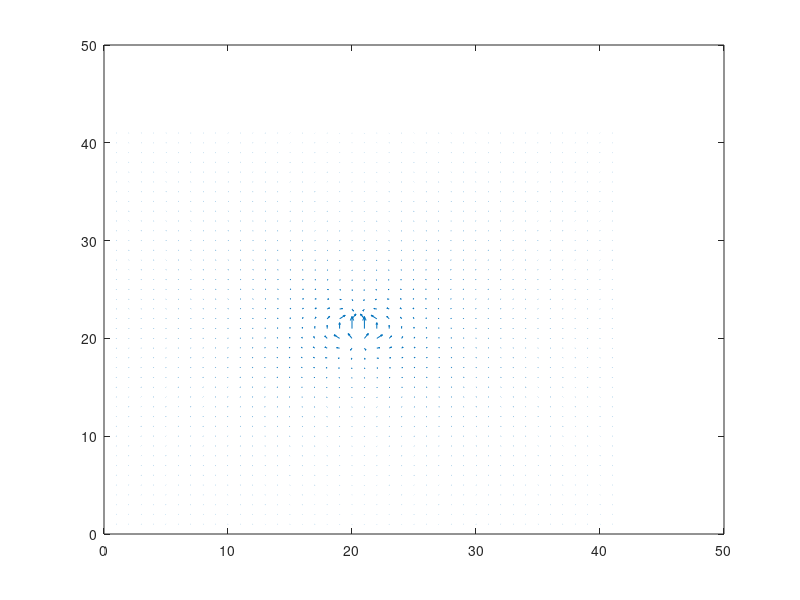
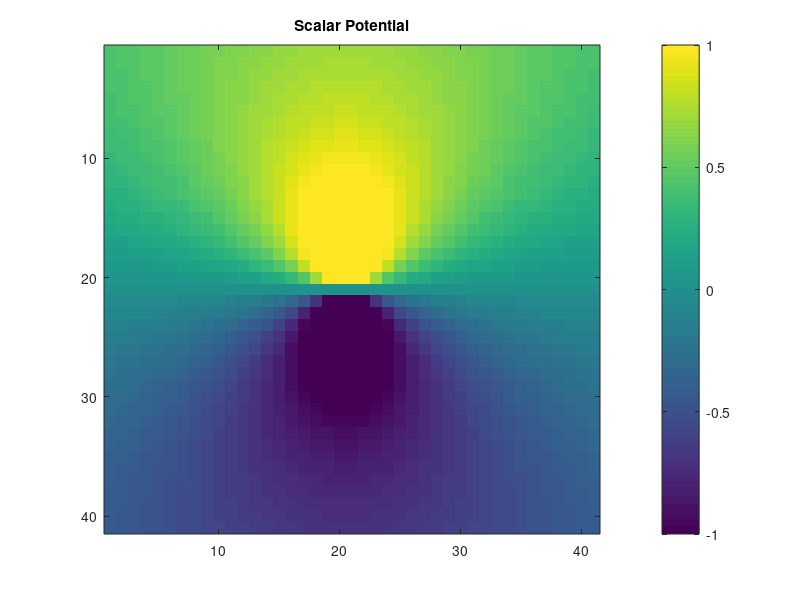
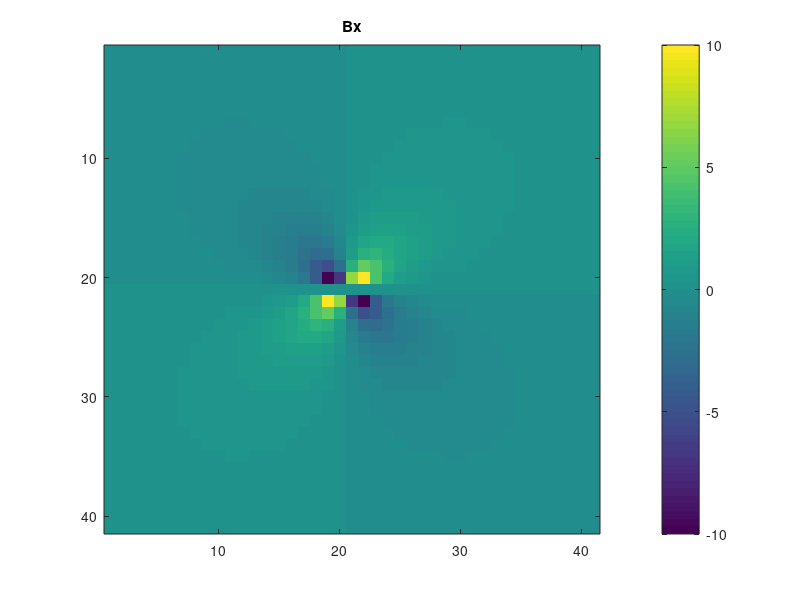
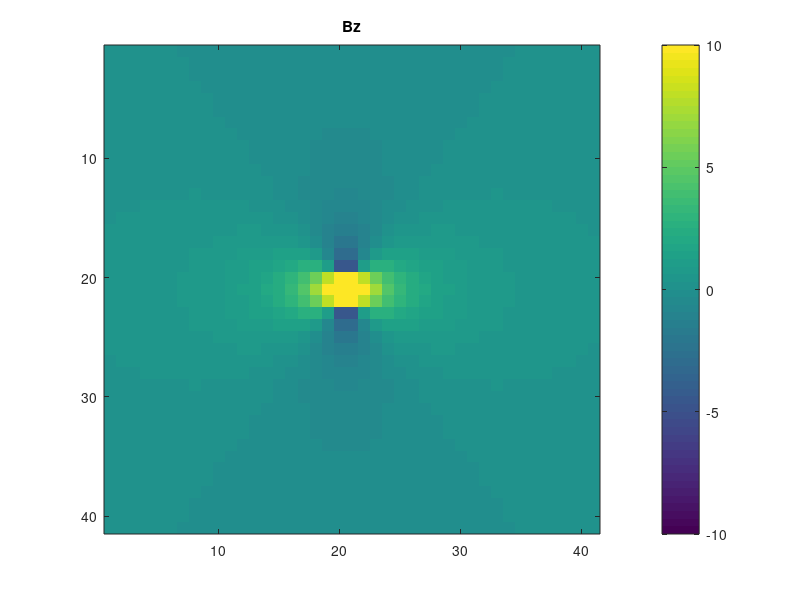

These figures' MATLAB source, in order:
clear all
close all

% Dipole epxeriment

x1 = -0.05;
y1 = 0;
z1 = 0.0;

x2 = 0.05;
y2 = 0;
z2 = 0.0;

dx = .1;
dz = .1;

ObsX = [-2:dx:2];
ObsZ = [2:-dz:-2];

[X,Z] = meshgrid(ObsX,ObsZ);

ndata = length(ObsX);

nx = size(X,1);
nz = size(X,2);

nobs = nx * nz;


nedges = nx*(nz-1) + (nx-1) * nz;

X = reshape(X,nx*nz,1);
Z = reshape(Z,nx*nz,1);

m1 = 1;
m2 = -0;


% for ii = 1: nobs
    
    r1 = ( (X - x1).^2 + ( Z - z1 ).^2 ) .^0.5 + 1e-6;
    r2 = ( (X - x2).^2 + ( Z - z2 ).^2 ) .^0.5 + 1e-6;
    
    delx = (X - x1);
    delz = (Z - z1);
    theta1 = atand( delx ./ delz);
    
    theta1(delz<0) = theta1(delz<0) + 180;
    theta1(delz(delx<0)>0) = theta1(delz(delx<0)>0) + 360;

    delx = (X - x2);
    delz = (Z - z2);
    theta2 = atand( delx ./ delz);
    
    theta2(delz<0) = theta2(delz<0) + 180;
    theta2(delz(delx<0)>0) = theta2(delz(delx<0)>0) + 360;
%     theta2 = atand( (X - x2) ./ (Z - z2));
    
    phi = m1./r1.^0.5 .* cosd(theta1) + m2./r2.^0.5 .* cosd(theta2+45);
%     phi = reshape(phi,nz,nx);
%     r = m1*2*cos(theta1(ii))/r1(ii)^3 + m2*2*cos(theta2(ii))/r2(ii)^3;
%     theta = m1*sin(theta1(ii))/r1(ii)^3 + m2*sin(theta2(ii))/r2(ii)^3;
    
% end
% xx = r1.*sind(theta1); xx = reshape(xx,nx,nz);
% yy = r1.*cosd(theta1); yy = reshape(yy,nx,nz);

ddx = @(n) spdiags (ones (n-1,1)*[1,-1],[0,1],n-1,n);

d_dx = 1/dx*ddx(nx); %d_dx=d_dx(:,2:end-1); d_dx([1,end])=0;
Dz = kron(speye(nz),d_dx);

d_dz = 1/dz*ddx(nz); %d_dz=d_dz(:,2:end-1); d_dz([1,end])=0;
Dx = kron( d_dz ,speye(nx));

GRAD = [Dz ; Dx];

B = GRAD* phi;

%% Averaging for plot
av = @(n) spdiags (ones (n+1,1)*[0.5,0.5],[-1,0],n,n-1);

avcfx = av(nx); avcfx([1,end]) = 1;
avcfz = av(nz); avcfz([1,end]) = 1;

Avcfz = kron ( speye (nz) , avcfx );
Avcfx = kron ( avcfz , speye (nx) );

Ox = sparse ( nx*nz , (nx-1)*nz );
Oz = sparse ( nx*nz , nx*(nz-1)  );

AVGz = [Avcfz Ox];
AVGx = [Oz Avcfx];

Bz = AVGz*B;
Bx = AVGx*B;
Bx2d = reshape(Bx,nz,nx);
Bz2d = reshape(Bz,nz,nx);

figure; quiver(Bx2d,Bz2d);

%%
% Bz = B(1:(nx-1)*nz);
% Bx = B(nx*(nz-1)+1:end);
% Bx2d = reshape(Bx,nz,nx-1);
% Bz2d = reshape(Bz,nz-1,nx);



% Bx = r.*cos(theta);
% By = r.*sin(theta);

% B = [Bx;By];




figure; imagesc(reshape(phi,nx,nz));title('Scalar Potential');caxis([-m1 m1]);colorbar;
figure; imagesc(Bx2d);caxis([-10 10]);colorbar;title('Bx');

figure; imagesc(Bz2d);caxis([-10 10]);colorbar; title('Bz');
%% Curl
ddx = @(n) spdiags (ones (n+1,1)*[1,-1],[0,1],n-1,n);

d_dx = 1/dz*ddx(nx); %d_dy=d_dy(:,2:end-1);
Dzx = kron(speye(nz-1), d_dx );

d_dz = 1/dx*ddx(nz); %d_dx=d_dx(:,2:end-1); 
Dxz = kron(d_dz , speye(nx-1) );

CURL = [-Dxz Dzx];

figure; imagesc(reshape(CURL*B,nx-1,nz-1));colorbar%caxis([-1 1]);
% for jj = 5:10
%     ObsZ = ones(ndata,1)*jj;
% 
%     m1 = [zeros(1,ndata);ones(1,ndata)];
%     m2 = [ones(1,ndata);zeros(1,ndata)];
%     
%     rvec = [(ObsX' - x0) ObsZ-z0];
% 
%     r = (rvec(:,1).^2 + rvec(:,2).^2).^0.5;
% 
%     H1= zeros(ndata,2);
%     H2 = zeros(ndata,2);
%     
%     for ii = 1:ndata
% 
%         H1(ii,:) = rvec(ii,:).*(rvec(ii,:)*m1(:,ii))./(r(ii).^5) - m1(:,ii)'/r(ii).^3;
%         H2(ii,:) = rvec(ii,:).*(rvec(ii,:)*m2(:,ii))./(r(ii).^5) - m2(:,ii)'/r(ii).^3;
%         
%     end
% 
%     figure(1); plot(ObsX,H1,ObsX,(H1(:,1).^2 + H1(:,2).^2).^0.5,'c:'); hold on
%     figure(2); plot(ObsX,H2,ObsX,(H2(:,1).^2 + H2(:,2).^2).^0.5,'r:'); hold on
% end